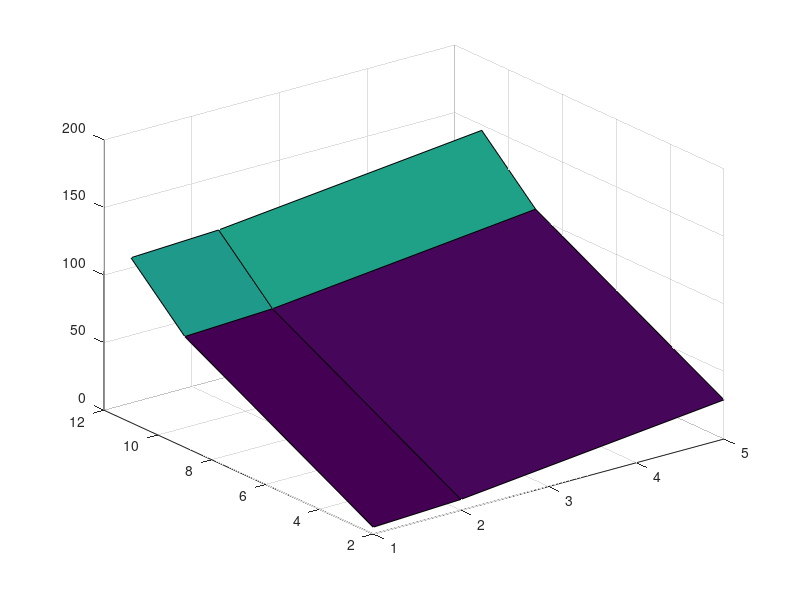

MATLAB code for this plot:
t=-3:0.1:4;
x=sin(t);
y=4-t.*t;
plot3(x,y,t);%for 3-D
xlabel('X-axis');
ylabel('Y-axis');
zlabel('Z-axis');
grid on;
a=[1 2 5];
b=[2 9 11];
[a,b]=meshgrid(a,b);
c=a.^2+b.^2;
surf(a,b,c);
